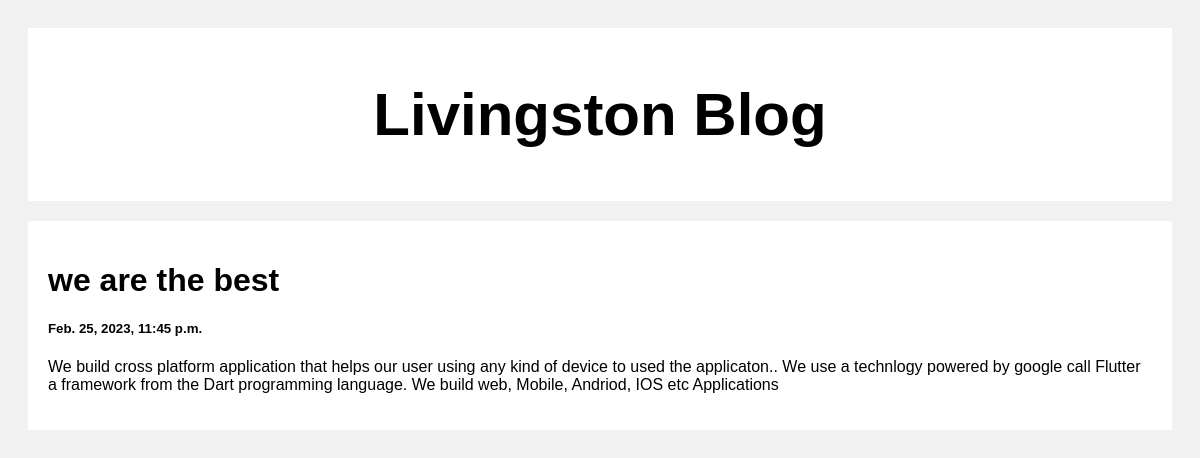
Screenshot of /post/3 with the database file from the repository.
### myapp/models.py (models this page shows)
class Post(models.Model):
    title=models.CharField(max_length=100)
    body=models.CharField(max_length=5000)
    created_at=models.DateTimeField(default= datetime.now, blank=True)

### myapp/views.py (the view)
# urls.py: path('post/<str:pk>', views.post, name='post'),
def post(request, pk):
    posts=Post.objects.get(id=pk)
    return render(request, 'post.html', {'posts': posts})

### templates/post.html (shortened to what this page needs)
<!DOCTYPE html>
<html>
<head>
</head>
<body>
<div class="header">
  <h2>Livingston Blog</h2>
</div>
<div class="row">
  <div class="leftcolumn">
    <div class="card">
        <h1>{{posts.title}}</h1>
        <h5>{{posts.created_at}}</h5>
        <p>{{posts.body}}</p>
    </div>
  </div>
</div>
</body>
</html>

### templates/post.html (style rules this page uses)
* { box-sizing: border-box; }
body { font-family: Arial; padding: 20px; background: #f1f1f1; }
.header { padding: 2px; font-size: 40px; text-align: center; background: white; }
.leftcolumn { float: left; width: 100%; }
.card { background-color: white; padding: 20px; margin-top: 20px; }
.row:after { content: ""; display: table; clear: both; }

### rows the page displays
Post: title "we are the best", created_at "Feb. 25, 2023, 11:45 p.m.", body "We build cross platform application that helps our user using any kind of device to used the applicaton.. We use a technlogy powered by google call Flutter a framework from the Dart programming language. We build web, Mobile, Andriod, IOS etc Applications"
